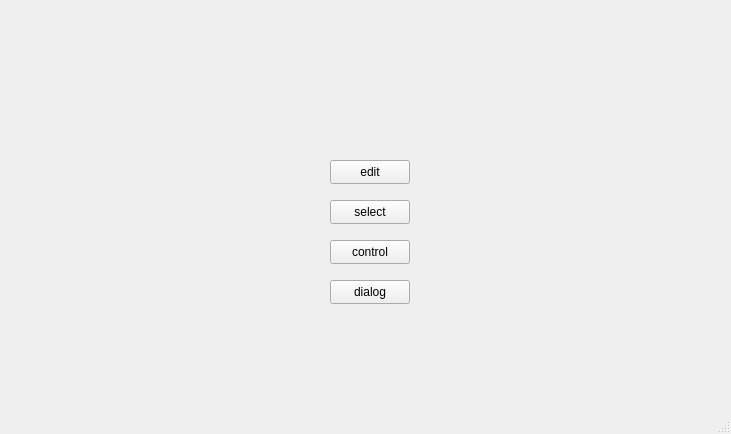
<?xml version="1.0" encoding="UTF-8"?>
<ui version="4.0">
 <class>MainWindow</class>
 <widget class="QMainWindow" name="MainWindow">
  <property name="geometry">
   <rect>
    <x>0</x>
    <y>0</y>
    <width>731</width>
    <height>434</height>
   </rect>
  </property>
  <property name="windowTitle">
   <string>MainWindow</string>
  </property>
  <widget class="QWidget" name="centralwidget">
   <widget class="QPushButton" name="pushButton">
    <property name="geometry">
     <rect>
      <x>330</x>
      <y>160</y>
      <width>80</width>
      <height>24</height>
     </rect>
    </property>
    <property name="text">
     <string>edit</string>
    </property>
   </widget>
   <widget class="QPushButton" name="pushButton_2">
    <property name="geometry">
     <rect>
      <x>330</x>
      <y>200</y>
      <width>80</width>
      <height>24</height>
     </rect>
    </property>
    <property name="text">
     <string>select</string>
    </property>
   </widget>
   <widget class="QPushButton" name="pushButton_3">
    <property name="geometry">
     <rect>
      <x>330</x>
      <y>240</y>
      <width>80</width>
      <height>24</height>
     </rect>
    </property>
    <property name="text">
     <string>control</string>
    </property>
   </widget>
   <widget class="QPushButton" name="pushButton_4">
    <property name="geometry">
     <rect>
      <x>330</x>
      <y>280</y>
      <width>80</width>
      <height>24</height>
     </rect>
    </property>
    <property name="text">
     <string>dialog</string>
    </property>
   </widget>
  </widget>
  <widget class="QMenuBar" name="menubar">
   <property name="geometry">
    <rect>
     <x>0</x>
     <y>0</y>
     <width>731</width>
     <height>21</height>
    </rect>
   </property>
  </widget>
  <widget class="QStatusBar" name="statusbar"/>
 </widget>
 <resources/>
 <connections/>
</ui>
